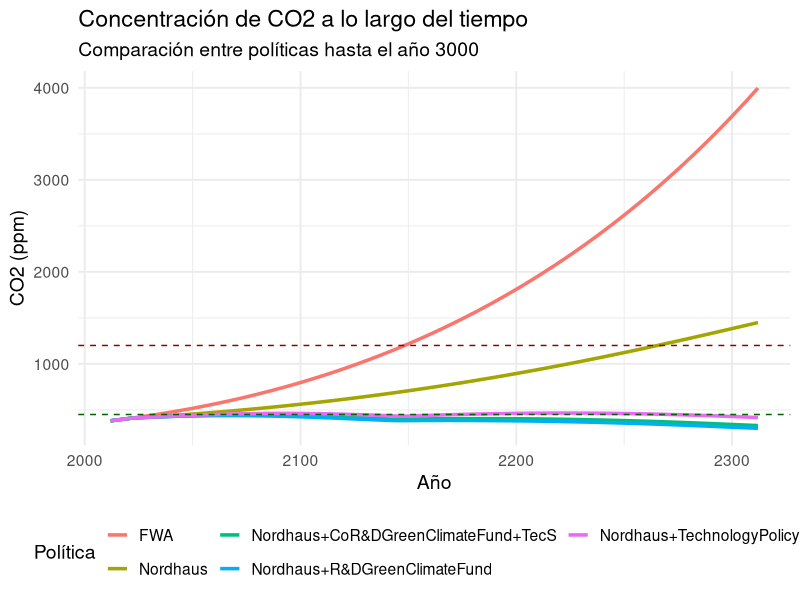
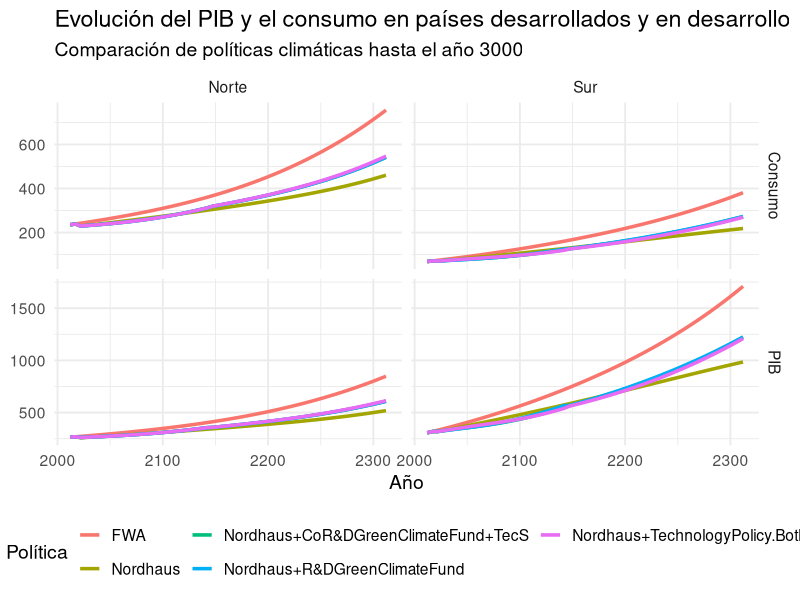
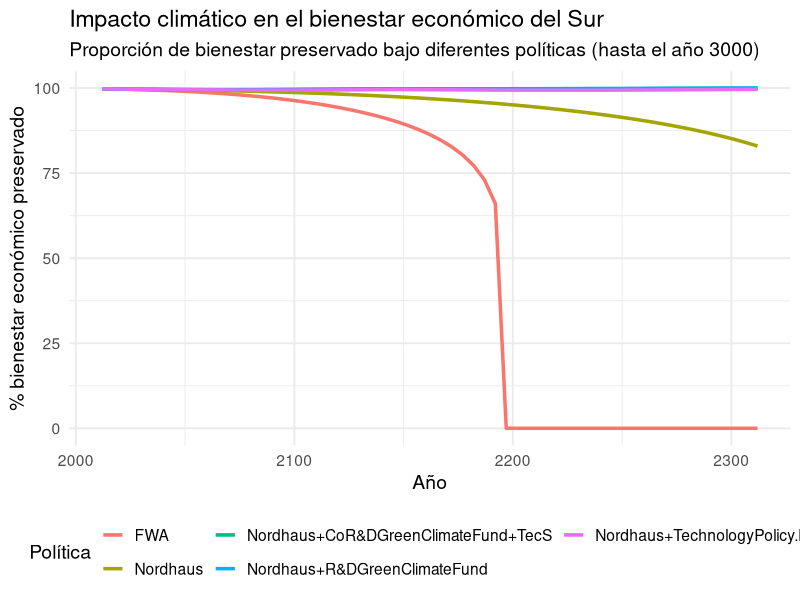
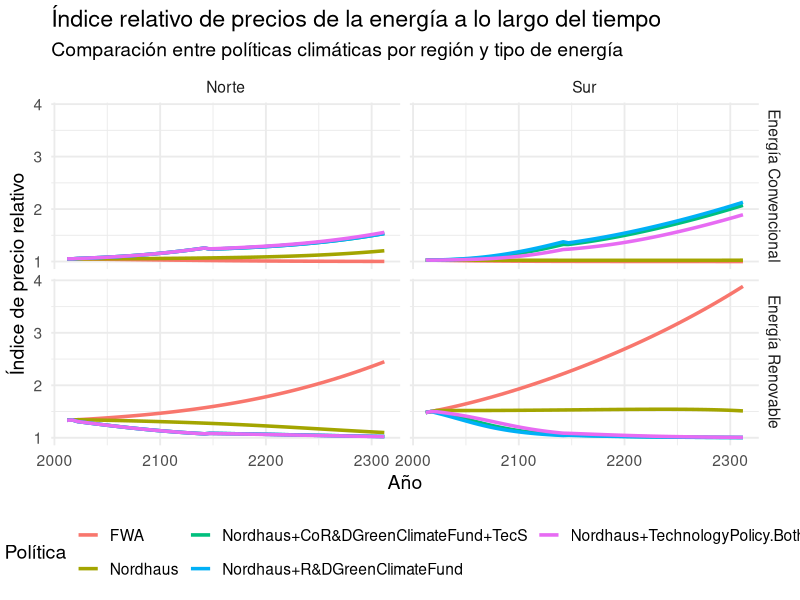

Here is the R script that generated these plots, in order:
library(tidyverse)

# Carga el csv
df <- read.csv('Outputs/runs.models.csv')

# Gráfica 1. Concentración de C02 a lo largo del tiempo
# Comparación entre políticas a lo largo del tiempo 
df %>%
  filter(time <= 3000) %>%
  ggplot(aes(x = time, y = CO2.Concentration, color = policy.name)) +
  
  # Línea promedio por política
  stat_summary(fun = "mean", geom = "line", size = 1.2) +
  
  # Líneas punteadas de referencia
  geom_hline(yintercept = 450, linetype = "dashed", color = "darkgreen") + 
  geom_hline(yintercept = 1200, linetype = "dashed", color = "darkred") +
  
  # Títulos y leyenda
  labs(
    title = "Concentración de CO2 a lo largo del tiempo",
    subtitle = "Comparación entre políticas hasta el año 3000",
    x = "Año",
    y = "CO2 (ppm)",
    color = "Política"
  ) +
  
  # Estilo: leyenda abajo
  theme_minimal(base_size = 14) +
  theme(legend.position = "bottom")+
  guides(color = guide_legend(nrow = 2))



#Insight: Si encontramos mejor resultados con políticas cooperativas. 

# Gráfica 2: Diferencias en el PIB y el consumo entre los países desarrollados y en desarrollo. 
# Comparación entre políticas a largo del tiempo
df %>%
  filter(time <= 3000) %>%
  pivot_longer(cols = c(Y, Consumption), names_to = "variable", values_to = "value") %>%
  ggplot(aes(x = time, y = value, color = policy.name)) +
  
  # Línea promedio por política en caso de que existan varias pero solo tenemos una
  stat_summary(fun = "mean", geom = "line", size = 1.2) +
  
  # Facet por variable (Y o Consumo) y por región (N/S)
  facet_grid(variable ~ Region, scales = "free_y", 
             labeller = labeller(
               variable = c(Y = "PIB", Consumption = "Consumo"),
               Region = c(N = "Norte", S = "Sur")
             )) +
  
  # Etiquetas y estilo
  labs(
    title = "Evolución del PIB y el consumo en países desarrollados y en desarrollo",
    subtitle = "Comparación de políticas climáticas hasta el año 3000",
    x = "Año",
    y = NULL,
    color = "Política"
  ) +
  theme_minimal(base_size = 14) +
  theme(legend.position = "bottom") +
  guides(color = guide_legend(nrow = 2))



# Gráfica 3. Impacto climático en el bienestar económico en el sur global.
# Ver el daño climático 
df %>%
  filter(time <= 3000) %>%
  ggplot(aes(x = time, y = round(Cost.S.Damage*100,2), color = policy.name)) +
  stat_summary(fun = "mean", geom = "line", size = 1.2) +
  labs(
    title = "Impacto climático en el bienestar económico del Sur",
    subtitle = "Proporción de bienestar preservado bajo diferentes políticas (hasta el año 3000)",
    x = "Año",
    y = "% bienestar económico preservado",
    color = "Política"
  ) +
  theme_minimal(base_size = 14) +
  theme(
    legend.position = "bottom",
    legend.box = "vertical"
  ) +
  guides(color = guide_legend(nrow = 2))




# Precios de la energía 
df %>%
  filter(time <= 3000) %>%
  pivot_longer(
    cols = c(Price.ce, Price.re),
    names_to = "TipoEnergia",
    names_pattern = "Price\\.(.*)",
    values_to = "Precio"
  ) %>%
  ggplot(aes(x = time, y = Precio, color = policy.name)) +
  stat_summary(fun = mean, geom = "line", size = 1.2) +
  facet_grid(TipoEnergia ~ Region, labeller = labeller(
    TipoEnergia = c("ce" = "Energía Convencional", "re" = "Energía Renovable"),
    Region = c("N" = "Norte", "S" = "Sur")
  )) +
  labs(
    title = "Índice relativo de precios de la energía a lo largo del tiempo",
    subtitle = "Comparación entre políticas climáticas por región y tipo de energía",
    x = "Año",
    y = "Índice de precio relativo",
    color = "Política"
  ) +
  theme_minimal(base_size = 14) +
  theme(legend.position = "bottom") +
  guides(color = guide_legend(nrow = 2))

